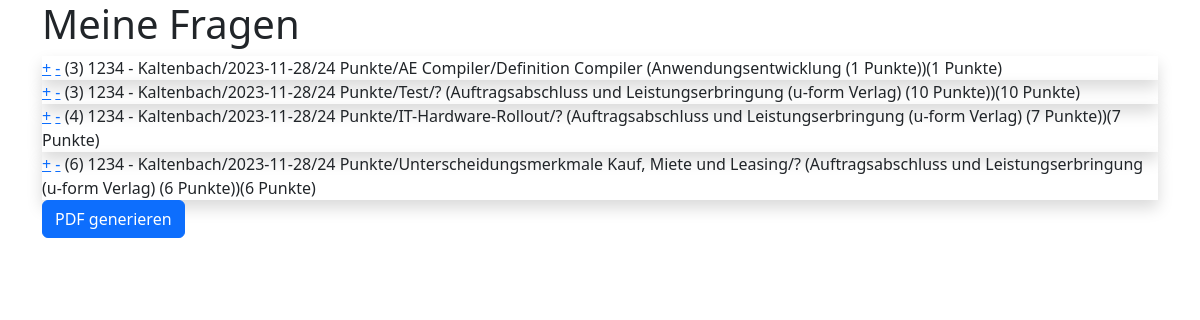
The page /klausur/design/8 on the database as committed earlier.
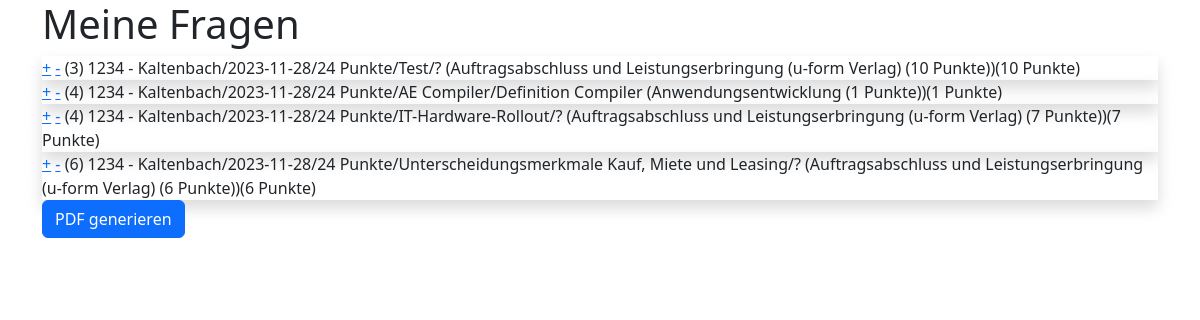
The same page on the database as committed later.
### klausur/models.py (models this page shows, shortened)
class Klausurthema(models.Model):
    klausur = models.ForeignKey(Klausur, verbose_name=("Klausur"), on_delete=models.CASCADE)
    frage = models.ForeignKey(Frage, verbose_name=("Frage"), on_delete=models.RESTRICT)
    position = models.IntegerField(("Position"), default=1)
    seitenwechsel = models.BooleanField(("Seitenwechsel im Anschluss"), default=False)
    class Meta:
        verbose_name = ("Klausur-Thema")
        verbose_name_plural = ("Klausur-Themen")
        ordering = ['klausur', 'position']
    def __str__(self):
        return f"{self.klausur}/{self.frage}({self.frage.punkte} Punkte)"

class Klausur(models.Model):
    titel = models.CharField(("Titel"), max_length=50)
    thema = models.CharField(("Thema"), max_length=50)
    termin = models.DateTimeField(("termin"), auto_now=False, auto_now_add=False)
    gruppe = models.CharField(("Gruppe"), max_length=50)
    fragen = models.ManyToManyField(Frage, verbose_name=("Fragen"))
    class Meta:
        verbose_name = ("Klausur")
        verbose_name_plural = ("Klausuren")
        ordering = ['-termin']
    def __str__(self):
        return f"{self.gruppe} - {self.titel}/{self.termin.date()}/{self.get_gesamtpunkte} Punkte"
    @property
    def get_gesamtpunkte(self):
        fragen = self.fragen.all()
        gesamtpunkte = sum(frage.punkte for frage in fragen)
        return gesamtpunkte

class Frage(models.Model):
    titel = models.CharField(("Titel"), max_length=250)
    inhalt = models.CharField("Inhalt", max_length=50, default="?")
    frage = models.TextField(("Frage"))
    musterantwort = models.TextField(("Musterantwort"), default ="")
    bild = models.ImageField(("Bild"), blank=True, null=True)
    thema = models.ForeignKey(Thema, verbose_name=("Thema"), on_delete=models.RESTRICT)
    punkte = models.IntegerField(("Erreichbare Punkte"), default=1)
    schwierigkeit = models.IntegerField(("Schwierigkeit") , default=2)
    class Meta:
        verbose_name = ("Frage")
        verbose_name_plural = ("Fragen")
        ordering = ['thema', 'titel', ]
    def __str__(self):
        return f"{self.titel}/{self.inhalt} ({self.thema} ({self.punkte} Punkte))"

class Thema(models.Model):
    titel = models.CharField(("Titel"), max_length=250, primary_key=True)
    kommentar = models.TextField(("Kommentar"), blank=True, null=True)
    class Meta:
        verbose_name = ("Thema")
        verbose_name_plural = ("Themas")
        ordering = ['titel']
    def __str__(self):
        return self.titel

### klausur/views.py (the view)
# urls.py: path('design/<int:id>', views.klaus_design, name= 'klausur_design'),
def klaus_design(request, id):
    klausur = Klausur.objects.get(pk=id)
    fragen = klausur.fragen.all()
    i = 0
    for frage in fragen:
        position, created = Klausurthema.objects.get_or_create(klausur = klausur, frage=frage)
        if created:
            position.position = i
            position.save()
        i +=1
    pos_fragen = Klausurthema.objects.filter(klausur = klausur)
    content = {
        'fragen': pos_fragen,
    }
    return render(request, "design.html", content)

### klausur/templates/design.html (shortened to what this page needs)
{% extends "start.html" %}
{% block content %}
    <h1>Meine Fragen</h1>
    {% for frage in fragen %}
        <div class="shadow" draggable="true">
            <a href="{% url 'richtung' frage.klausur.id frage.frage.id 1 %}">+</a>
            <a href="{% url 'richtung' frage.klausur.id frage.frage.id 2 %}">-</a>
            ({{frage.position}}) {{frage}}
        </div>
    {% endfor %}
    <div><a href="{% url 'gen_pdf' fragen.0.klausur.id 3 %}" target="_empty"><button class="btn btn-primary" type="submit">PDF generieren</button></a></div>
{% endblock content %}

Rows that differ between the two databases and show on the page:
shown differently, row unchanged: Klausurthema (number 1 of 4 on the later page): moves up the list
changed Klausurthema (number 2 of 4 on the later page): position "3" → "4"
